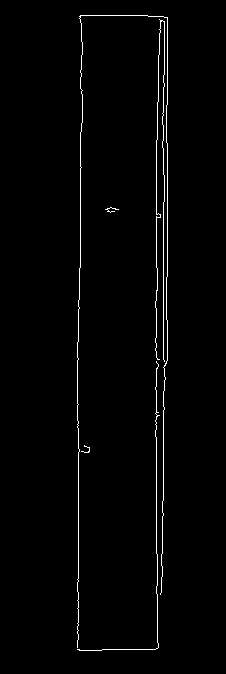
#> input picture master_edge.png, 226 x 674 px
$ python shape_match_test.py
#> lines starting #> are read from the running program, lines starting #| are printed output that depends on the picture; after the words box and inside, x2 and y2 are one past the last pixel; in counts of white or black regions, pixels touching at a corner belong together
import cv2
import numpy as np

# Paths
master_edge_path = './master_edge.png'
sample_image_path = 'data/test_images/20250428_083537.jpg'  # Change to your sample

# Load master edge image
master_edge = cv2.imread(master_edge_path, cv2.IMREAD_GRAYSCALE)
#> master_edge: shape (674, 226); 1.6% white in thin lines or dots, all inside (x1, y1, x2, y2) = (77, 15, 168, 651)

cv2.imshow

if master_edge is None:
    raise FileNotFoundError(f"Master edge image not found at {master_edge_path}")

# Find contours in master edge
master_contours, _ = cv2.findContours(master_edge.copy(), cv2.RETR_EXTERNAL, cv2.CHAIN_APPROX_SIMPLE)
#> master_contours = 5 contours, all with area under 20
master_contour = max(master_contours, key=cv2.contourArea)
#> master_contour = contour of 132 points, box (x1, y1, x2, y2) (155, 19, 165, 362), area 6

# Load sample image
sample_img = cv2.imread(sample_image_path)
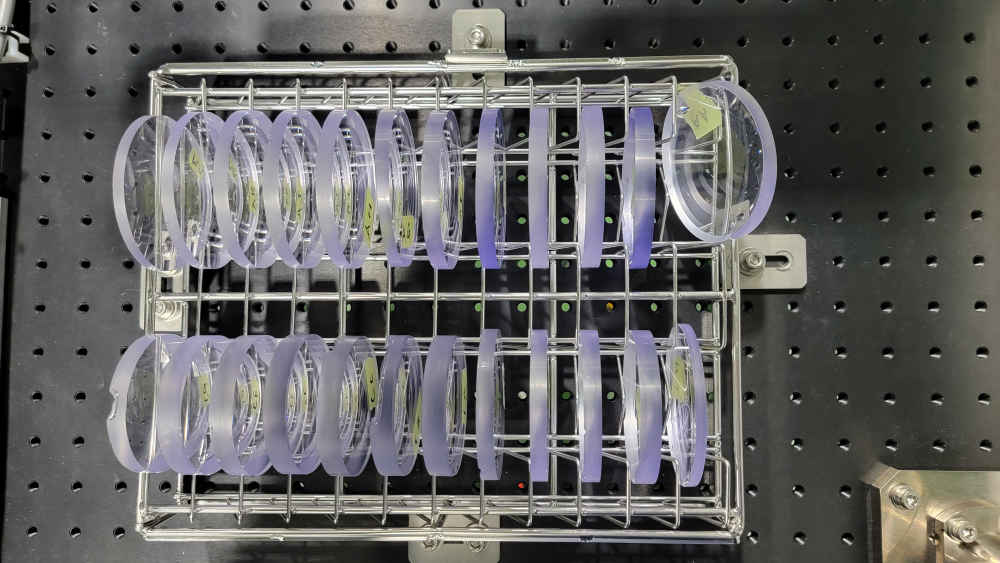
#> input picture data/test_images/20250428_083537.jpg, 4000 x 2252 px (shown at 1/4 size)
#> sample_img is the input picture: shape (2252, 4000, 3); mean B, G, R 98.3, 98.8, 99.2

if sample_img is None:
    raise FileNotFoundError(f"Sample image not found at {sample_image_path}")

# Preprocess sample image
gray_sample = cv2.cvtColor(sample_img, cv2.COLOR_BGR2GRAY)
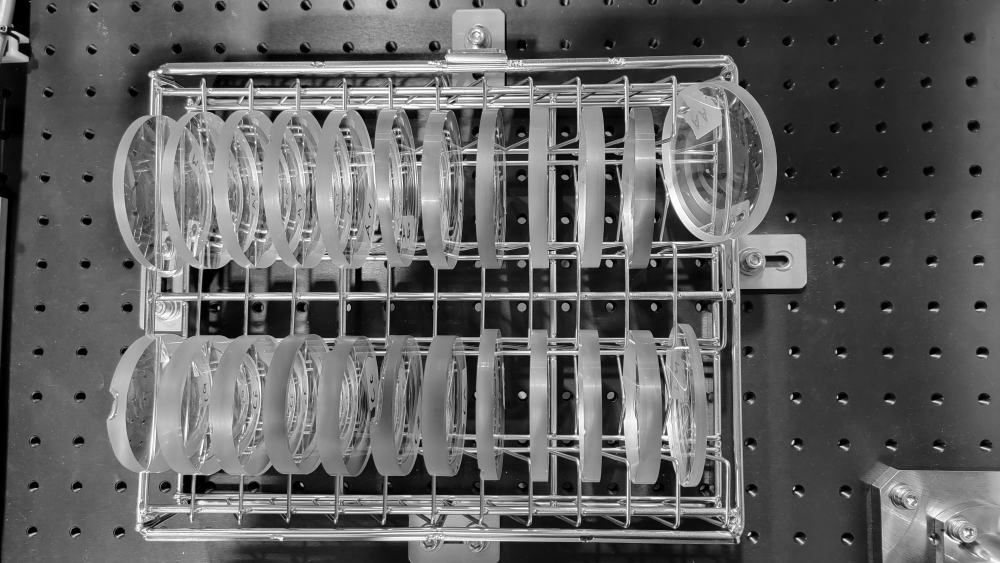
#> gray_sample: shape (2252, 4000) (shown at 1/4 size); min 0, max 255, mean 98.9
blurred_sample = cv2.GaussianBlur(gray_sample, (5, 5), 0)
edges_sample = cv2.Canny(blurred_sample, 50, 150)
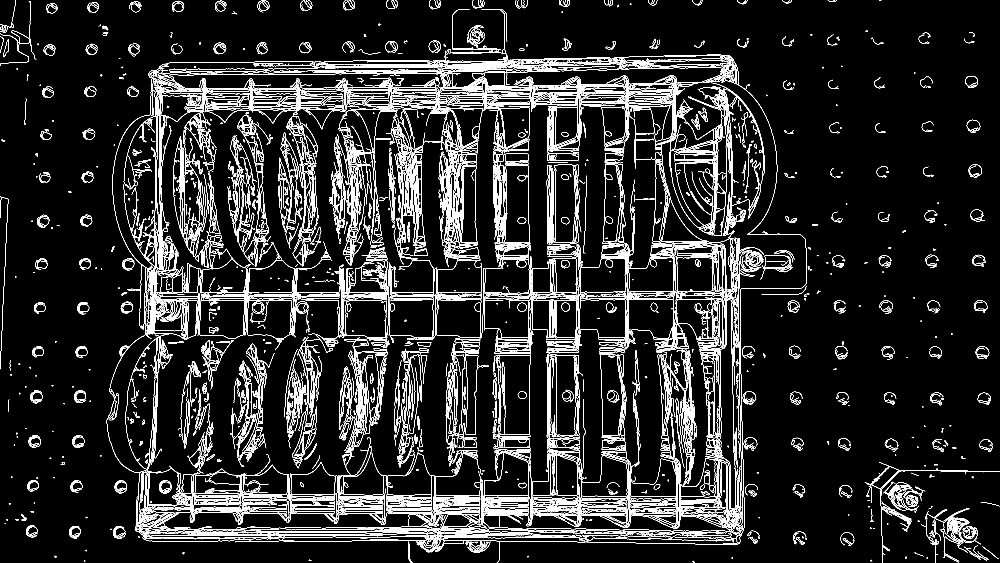
#> edges_sample: shape (2252, 4000) (shown at 1/4 size); 5.3% white in thin lines or dots

# Find contours in sample image
sample_contours, _ = cv2.findContours(edges_sample.copy(), cv2.RETR_EXTERNAL, cv2.CHAIN_APPROX_SIMPLE)
#> sample_contours = 5316 contours, 4321 with area under 20; largest, box (x1, y1, x2, y2) and area: (1861, 1421, 1913, 1739) 12000, (2128, 1201, 2220, 1352) 8821, (1771, 2058, 1902, 2108) 4430, (3057, 1021, 3159, 1071) 4396, (1467, 1986, 1734, 2113) 2664

# Prepare
detection_count = 0
threshold = 2  # Shape similarity threshold

sample_img_display = sample_img.copy()

# First, draw all contours in blue color
for cnt in sample_contours:
    area = cv2.contourArea(cnt)
    if area < 1000:
        continue
    cv2.drawContours(sample_img_display, [cnt], -1, (255, 0, 0), 2)  # Blue color (BGR: 255,0,0)
#> this loop made 5316 passes
#> area on passes 11, 13, 14: 27, 33, 26.5

# Check all contours
for cnt in sample_contours:
    area = cv2.contourArea(cnt)
    if area < 1000:  # Ignore very small contours
        continue

    score = cv2.matchShapes(master_contour, cnt, 1, 0.0)

    if score < threshold:
        detection_count += 1
        cv2.drawContours(sample_img_display, [cnt], -1, (0, 255, 0), 2)
        print(f"Match {detection_count}: Similarity score = {score:.6f}")
#> after the loop, detection_count = 2

if detection_count == 0:
    print("No matching objects detected.")
else:
    print(f"Total matches found: {detection_count}")
#| Total matches found: 2

# Resize for display
scale_percent = 50
w = int(sample_img_display.shape[1] * scale_percent / 100)
#> w = 2000
h = int(sample_img_display.shape[0] * scale_percent / 100)
#> h = 1126
sample_img_display = cv2.resize(sample_img_display, (w, h))
#> sample_img_display: shape (1126, 2000, 3)

# Show result
cv2.imshow('Shape Matching Result', sample_img_display)
cv2.imwrite('Test3_sample.jpeg', sample_img_display)
cv2.waitKey(0)
cv2.destroyAllWindows()
